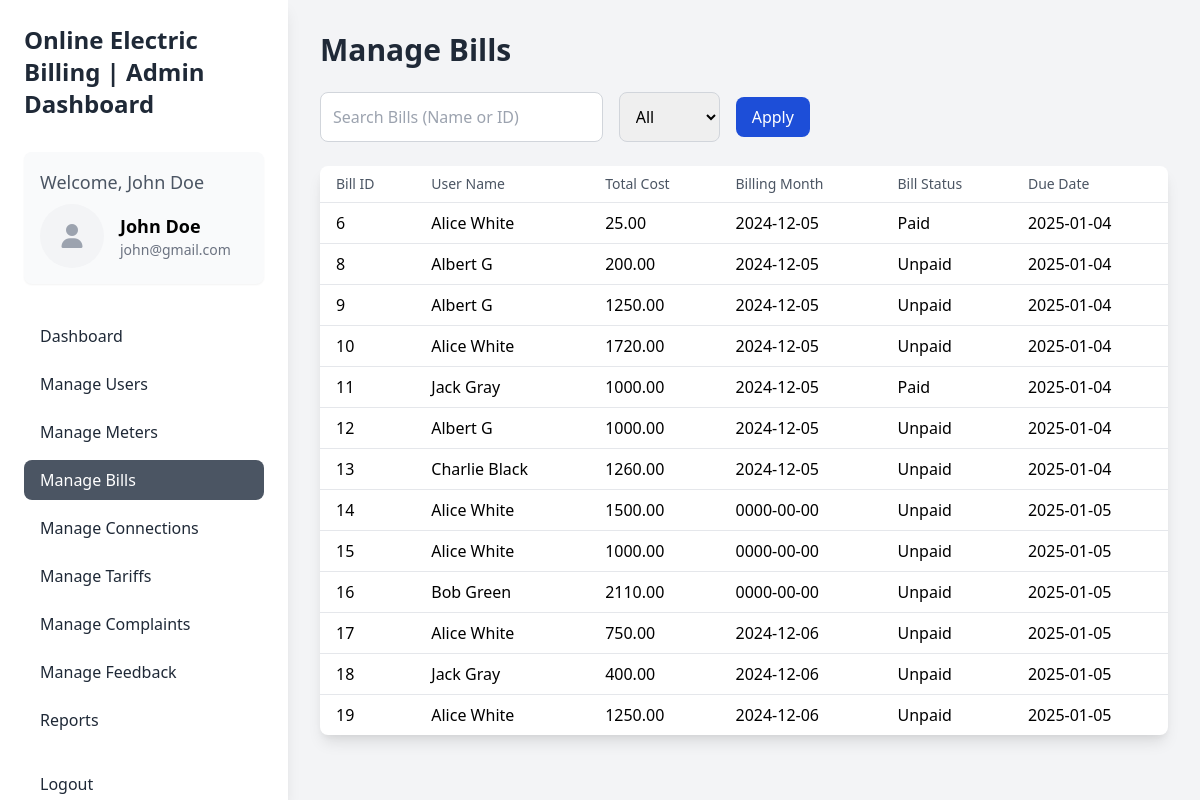
Page /admin/bills.php (signed in) on the committed database.
### tables this page shows
CREATE TABLE `billing` (
  `bill_id` int(11) NOT NULL,
  `user_id` int(11) NOT NULL,
  `connection_id` int(11) NOT NULL,
  `admin_id` int(11) NOT NULL,
  `meter_id` int(11) NOT NULL,
  `billing_month` date NOT NULL,
  `units_consumed` float NOT NULL,
  `cost_per_unit` decimal(5,2) DEFAULT 5.00,
  `total_cost` decimal(10,2) GENERATED ALWAYS AS (`units_consumed` * `cost_per_unit`) STORED,
  `due_date` date NOT NULL,
  `bill_status` enum('Paid','Unpaid') DEFAULT 'Unpaid'
);

CREATE TABLE `users` (
  `user_id` int(11) NOT NULL,
  `name` varchar(100) NOT NULL,
  `email` varchar(100) NOT NULL,
  `password` varchar(50) NOT NULL,
  `phone_number` varchar(15) NOT NULL,
  `address` text NOT NULL,
  `created_at` timestamp NOT NULL DEFAULT current_timestamp()
);

### admin/bills.php (the view, shortened to what this page needs)
<?php
include '../database.php';
$search = isset($_GET['search']) ? $_GET['search'] : '';
$filter = isset($_GET['filter']) ? $_GET['filter'] : '';
$billsQuery = "
SELECT billing.*, users.name AS name
FROM billing
JOIN users ON billing.user_id = users.user_id
WHERE (users.name LIKE ? OR billing.user_id LIKE ?)
" . ($filter ? "AND billing.bill_status = ?" : "");
$stmt = $conn->prepare($billsQuery);
if ($filter) {
  $stmt->bind_param("sss", $searchTerm, $searchTerm, $filter);
} else {
  $stmt->bind_param("ss", $searchTerm, $searchTerm);
}
$stmt->execute();
$billsResult = $stmt->get_result();
?>
<!DOCTYPE html>
<html lang="en">
<head>
  <link href="https://cdn.jsdelivr.net/npm/tailwindcss@2.0.0/dist/tailwind.min.css" rel="stylesheet">
  <link rel="stylesheet" href="https://cdnjs.cloudflare.com/ajax/libs/font-awesome/6.7.1/css/all.min.css">
</head>
<body class="bg-gray-100">
  <div class="min-h-screen flex">
    <div class="bg-white text-black p-6 shadow-lg w-72 fixed h-full">
      <h2 class="text-2xl font-semibold text-gray-800 mb-8">Online Electric Billing | Admin Dashboard</h2>
      <div class="p-4 bg-gray-50 rounded-lg shadow-sm mb-8">
        <p class="text-lg text-gray-600 mb-2">Welcome, <?= htmlspecialchars($_SESSION['name']); ?></p>
        <div class="flex items-center space-x-4">
          <span class="w-16 h-16 rounded-full overflow-hidden bg-gray-100 flex items-center justify-center">
            <i class="fa-solid fa-user text-2xl text-gray-400"></i>
          </span>
          <div>
            <p class="font-semibold text-lg"><?= htmlspecialchars($_SESSION['name']); ?></p>
            <p class="text-sm text-gray-500"><?= htmlspecialchars($_SESSION['email']); ?></p>
          </div>
        </div>
      </div>
      <ul>
        <li><a href="admin.php" class="block px-4 py-2 mb-2 rounded-lg text-gray-800 transition duration-200">Dashboard</a></li>
        <li><a href="users.php" class="block px-4 py-2 mb-2 rounded-lg text-gray-800  hover:bg-gray-200 transition duration-200">Manage Users</a></li>
        <li><a href="meters.php" class="block px-4 py-2 mb-2 rounded-lg text-gray-800 hover:bg-gray-200 transition duration-200">Manage Meters</a></li>
        <li><a href="bills.php" class="block px-4 py-2 mb-2 rounded-lg text-white bg-gray-600 hover:bg-gray-200 hover:bg-gray-700 transition duration-200">Manage Bills</a></li>
        <li><a href="connections.php" class="block px-4 py-2 mb-2 rounded-lg text-gray-800 hover:bg-gray-200">Manage Connections</a></li>
        <li><a href="tariffs.php" class="block px-4 py-2 mb-2 rounded-lg text-gray-800 hover:bg-gray-200 transition duration-200">Manage Tariffs</a></li>
        <li><a href="complaints.php" class="block px-4 py-2 mb-2 rounded-lg text-gray-800 hover:bg-gray-200 transition duration-200">Manage Complaints</a></li>
        <li><a href="feedback.php" class="block px-4 py-2 mb-2 rounded-lg text-gray-800 hover:bg-gray-200 transition duration-200">Manage Feedback</a></li>
        <li><a href="reports.php" class="block px-4 py-2 mb-2 rounded-lg text-gray-800 hover:bg-gray-200 transition duration-200">Reports</a></li>
        <li><a href="../logout.php" class="block px-4 py-2 mt-6 rounded-lg text-gray-800 hover:bg-gray-200 transition duration-200">Logout</a></li>
      </ul>
    </div>
    <div class="flex-1 p-8 pl-80">
      <h1 class="text-3xl font-semibold text-gray-800 mb-6">Manage Bills</h1>
      <form method="GET" class="flex items-center mb-6">
        <input type="text" name="search" placeholder="Search Bills (Name or ID)" class="p-3 border border-gray-300 rounded-lg focus:outline-none focus:ring-2 focus:ring-blue-500 w-1/3" value="<?= htmlspecialchars($search); ?>">
        <select name="filter" class="p-3 ml-4 border border-gray-300 rounded-lg focus:outline-none focus:ring-2 focus:ring-blue-500">
          <option value="">All</option>
        </select>
        <button type="submit" class="ml-4 py-2 px-4 bg-blue-700 text-white rounded-lg hover:bg-blue-800">Apply</button>
      </form>
      <table class="min-w-full bg-white shadow-lg rounded-lg">
        <thead>
          <tr>
            <th class="px-4 py-2 text-left text-sm font-medium text-gray-600">Bill ID</th>
            <th class="px-4 py-2 text-left text-sm font-medium text-gray-600">User Name</th>
            <th class="px-4 py-2 text-left text-sm font-medium text-gray-600">Total Cost</th>
            <th class="px-4 py-2 text-left text-sm font-medium text-gray-600">Billing Month</th>
            <th class="px-4 py-2 text-left text-sm font-medium text-gray-600">Bill Status</th>
            <th class="px-4 py-2 text-left text-sm font-medium text-gray-600">Due Date</th>
          </tr>
        </thead>
        <tbody>
          <?php while ($bill = $billsResult->fetch_assoc()): ?>
            <tr class="border-t">
              <td class="px-4 py-2"><?= $bill['bill_id']; ?></td>
              <td class="px-4 py-2"><?= $bill['name']; ?></td>
              <td class="px-4 py-2"><?= $bill['total_cost']; ?></td>
              <td class="px-4 py-2"><?= $bill['billing_month']; ?></td>
              <td class="px-4 py-2"><?= $bill['bill_status']; ?></td>
              <td class="px-4 py-2"><?= $bill['due_date']; ?></td>
            </tr>
          <?php endwhile; ?>
        </tbody>
      </table>
    </div>
  </div>
</body>
</html>

### rows in the picture
billing: bill_id "6", user.name "Alice White", total_cost "25.00", billing_month "2024-12-05", bill_status "Paid", due_date "2025-01-04"
billing: bill_id "8", user.name "Albert G", total_cost "200.00", billing_month "2024-12-05", bill_status "Unpaid", due_date "2025-01-04"
billing: bill_id "9", user.name "Albert G", total_cost "1250.00", billing_month "2024-12-05", bill_status "Unpaid", due_date "2025-01-04"
billing: bill_id "10", user.name "Alice White", total_cost "1720.00", billing_month "2024-12-05", bill_status "Unpaid", due_date "2025-01-04"
billing: bill_id "11", user.name "Jack Gray", total_cost "1000.00", billing_month "2024-12-05", bill_status "Paid", due_date "2025-01-04"
billing: bill_id "12", user.name "Albert G", total_cost "1000.00", billing_month "2024-12-05", bill_status "Unpaid", due_date "2025-01-04"
billing: bill_id "13", user.name "Charlie Black", total_cost "1260.00", billing_month "2024-12-05", bill_status "Unpaid", due_date "2025-01-04"
billing: bill_id "14", user.name "Alice White", total_cost "1500.00", billing_month "0000-00-00", bill_status "Unpaid", due_date "2025-01-05"
billing: bill_id "15", user.name "Alice White", total_cost "1000.00", billing_month "0000-00-00", bill_status "Unpaid", due_date "2025-01-05"
billing: bill_id "16", user.name "Bob Green", total_cost "2110.00", billing_month "0000-00-00", bill_status "Unpaid", due_date "2025-01-05"
billing: bill_id "17", user.name "Alice White", total_cost "750.00", billing_month "2024-12-06", bill_status "Unpaid", due_date "2025-01-05"
billing: bill_id "18", user.name "Jack Gray", total_cost "400.00", billing_month "2024-12-06", bill_status "Unpaid", due_date "2025-01-05"
billing: bill_id "19", user.name "Alice White", total_cost "1250.00", billing_month "2024-12-06", bill_status "Unpaid", due_date "2025-01-05"

### other values in the picture
$_SESSION['name'] "John Doe"
$_SESSION['email'] "john@gmail.com"
